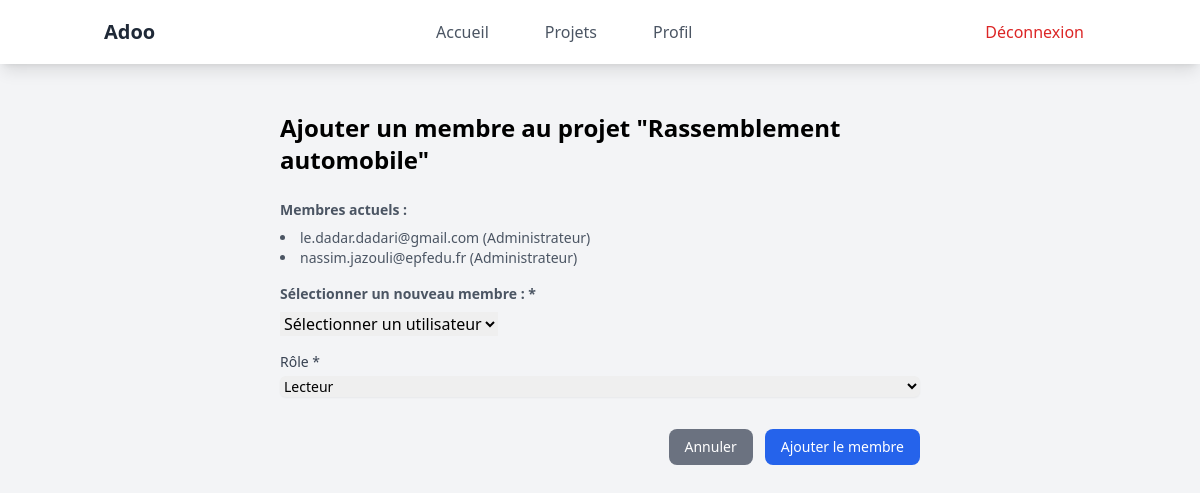
The app's page /projets/p2/ajouter/membre (signed in) with its own data.
### app/models/projet.py (models this page shows, shortened)
class Projet(db.Model):
    __tablename__ = 'projet'
    id = db.Column(db.String(36), primary_key=True)
    titre = db.Column(db.String(100), nullable=False)
    objectifs = db.Column(db.Text, nullable=False)
    description = db.Column(db.Text, default = ' ')
    date_creation = db.Column(db.DateTime, default=datetime.utcnow)
    date_debut = db.Column(db.DateTime, nullable=False)
    date_fin_prevue = db.Column(db.DateTime, nullable=False)
    statut = db.Column(db.String(20), default='En cours')
    membres = db.relationship('ProjetMembre', back_populates='projet', cascade='all, delete-orphan')
    taches = db.relationship('Tache', backref='projet', cascade='all, delete-orphan')
    commentaires = db.relationship('Commentaire', backref='projet', cascade='all, delete-orphan')

### app/models/projet_membre.py (models this page shows, shortened)
class ProjetMembre(db.Model):
    __tablename__ = 'projet_membre'
    id_projet_membre = db.Column(db.String(36), primary_key=True)
    projet_id = db.Column(db.String(36), db.ForeignKey('projet.id'))
    utilisateur_id = db.Column(db.String(36), db.ForeignKey('utilisateur.id'))
    createur_id = db.Column(db.String(36))
    role = db.Column(db.String(20), default='Lecteur')
    date_ajout = db.Column(db.DateTime, default=datetime.utcnow)
    utilisateur = db.relationship('Utilisateur', back_populates='projets')
    projet = db.relationship('Projet', back_populates='membres')

### app/models/utilisateur.py (models this page shows, shortened)
class Utilisateur(db.Model, UserMixin):
    __tablename__ = 'utilisateur'
    id = db.Column(db.String(36), primary_key=True)
    email = db.Column(db.String(120), unique=True, nullable=False, index=True)
    mot_de_passe = db.Column(db.String(128), nullable=False)
    nom = db.Column(db.String(64), nullable=False)
    prenom = db.Column(db.String(64), nullable=False)
    a_propos = db.Column(db.Text, default = '')
    preferences_notif = db.Column(db.String(20), default = 'Application')
    date_inscription = db.Column(db.DateTime, default=datetime.utcnow)
    projets = db.relationship('ProjetMembre', back_populates='utilisateur',cascade='all, delete-orphan')
    commentaires = db.relationship('Commentaire', backref='auteur', cascade='all, delete-orphan')
    taches_assignees = db.relationship('Tache', backref='responsable', cascade='all, delete-orphan')
    notifications = db.relationship('Notification', backref='recipient', lazy='dynamic')

### app/routes/main.py (the view, shortened to what this page needs)
@bp.route('/projets/<string:id_projet>/ajouter/membre', methods=['GET', 'POST'])
def ajouter_membre(id_projet):
    projet = Projet.query.get(id_projet)
    membres = ProjetMembre.query.filter_by(projet_id=projet.id).all()
    admin = ProjetMembre.query.filter_by(
        projet_id=id_projet,
        utilisateur_id=current_user.id,
        role='Administrateur'
    ).first()
    if not admin:
        flash('Vous n\'avez pas les droits pour ajouter un membre à ce projet.', 'error')
        return redirect(url_for('main.projet_detaille', id_projet=id_projet))
    utilisateurs_totaux = Utilisateur.query.all()
    utilisateurs_hors_projet = [u for u in utilisateurs_totaux if u.id not in [m.utilisateur_id for m in membres]]
    return render_template('main/ajouter_membre.html', projet=projet, membres=membres, utilisateurs = utilisateurs_hors_projet)

### app/__init__.py (called while the page is built)
def create_app():
    app = Flask(__name__)
    app.config.from_object(Config)
    Config.init_app(app)
    db.init_app(app)
    login_manager.init_app(app)
    migrate.init_app(app, db)
    login_manager.login_view = 'auth.login'
    login_manager.login_message_category = 'info'
    from app.routes import auth, main
    app.register_blueprint(auth)
    app.register_blueprint(main)
    from app.models.utilisateur import Utilisateur  # Changé de User à Utilisateur
    @login_manager.user_loader
    def load_user(user_id):
        return Utilisateur.query.get(user_id)  # Changé de User à Utilisateur
    return app

### app/templates/main/ajouter_membre.html (shortened to what this page needs)
{% extends "base.html" %}
{% block content %}
<div class="max-w-2xl mx-auto p-4">
    <h1 class="text-2xl font-bold mb-6">Ajouter un membre au projet "{{ projet.titre }}"</h1>
    <form method="POST" class="space-y-4">
        <div class="mb-4">
            <h2 class="text-sm font-semibold text-gray-600 mb-2">Membres actuels :</h2>
            <ul class="text-sm text-gray-600 list-disc list-inside">
                {% for membre in membres %}
                    <li>{{ membre.utilisateur.email }} ({{ membre.role }})</li>
                {% endfor %}
            </ul>
        </div>
        <div>
            <h2 class="text-sm font-semibold text-gray-600 mb-2">Sélectionner un nouveau membre : *</h2>
            <select id="user_id" name="user_id" required>
                <option value="">Sélectionner un utilisateur</option>
            </select>
        </div>
        <div>
            <label for="role" class="block text-sm font-medium text-gray-700">Rôle *</label>
            <select name="role" id="role" required
                    class="mt-1 block w-full rounded-md border-gray-300 shadow-sm focus:border-indigo-500 focus:ring-indigo-500 text-sm">
                <option value="Lecteur">Lecteur</option>
            </select>
        </div>
        <div class="flex justify-end space-x-3 pt-4">
            <a href="{{ url_for('main.projet_detaille', id_projet=projet.id) }}"
               class="bg-gray-500 hover:bg-gray-600 text-white text-sm py-2 px-4 rounded-lg">
                Annuler
            </a>
            <button type="submit"
                    class="bg-blue-600 hover:bg-blue-700 text-white text-sm py-2 px-4 rounded-lg">
                Ajouter le membre
            </button>
        </div>
    </form>
</div>
{% endblock %}

### records on screen
Projet: titre "Rassemblement automobile"
ProjetMembre: utilisateur.email "le.dadar.dadari@gmail.com", role "Administrateur"
ProjetMembre: utilisateur.email "nassim.jazouli@epfedu.fr", role "Administrateur"
